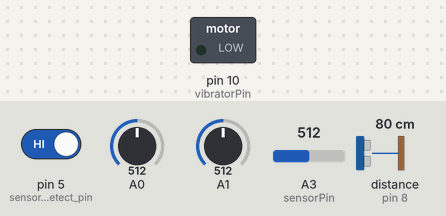
The sketch below on a simulated Arduino Uno, built with avr-gcc and run on an emulated ATmega328P. Shown: switched loads named in the sketch (green lamp = pin HIGH). The inputs (shaded band) are chosen by the test bench; at power-on: A0 = 512, A1 = 512, A3 (sensorPin) = 512, pin 5 (sensor_detect_pin) HIGH, distance to the obstacle (sensor on pin 8) 80 cm. The echo pulse lasts 58.3 µs per cm.

Above: at 1.2 s.
1.3 s: A0 set to 716
At 1.9 s:
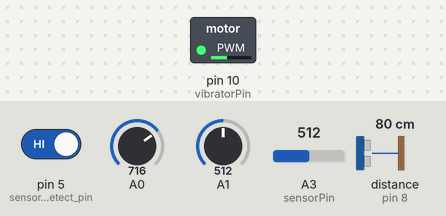
2.8 s: A1 set to 716
At 3.2 s:
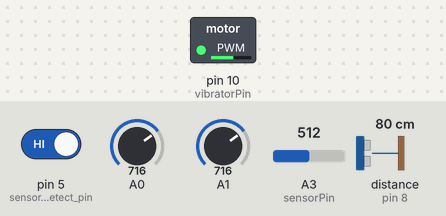
4.3 s: A3 (sensorPin) set to 306
At 5.5 s:
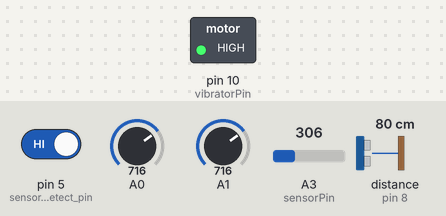
5.8 s: pin 5 (sensor_detect_pin) driven LOW
At 6.1 s:
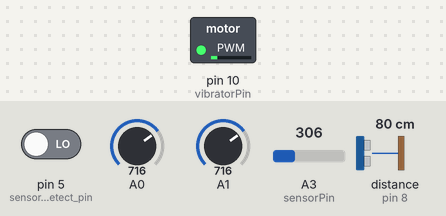
7.3 s: pin 5 (sensor_detect_pin) driven HIGH
At 8.3 s:
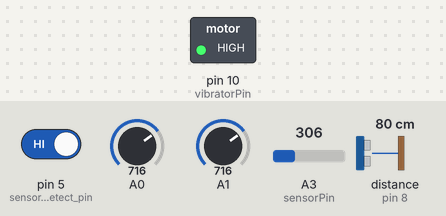
Timing chart, 0 to 9.8 s (numbered marks = the images above; inputs shaded):
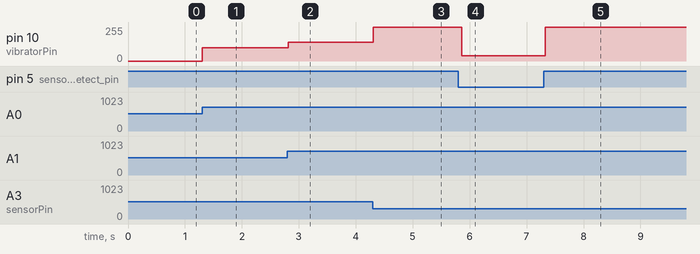

Measured:
- after the input at 1.3 s, pin 10 (vibratorPin): 0/255 → 101/255 at once
- after the input at 2.8 s, pin 10 (vibratorPin): 101/255 → 141/255 at once
- after the input at 4.3 s, pin 10 (vibratorPin): 141/255 → 255/255 at once
- after the input at 5.8 s, pin 10 (vibratorPin): 255/255 → 40/255 after 0.06 s
- after the input at 7.3 s, pin 10 (vibratorPin): 40/255 → 255/255 at once

The sketch:

universalSensor.ino
```cpp
#include <NewPing.h> // https://bitbucket.org/teckel12/arduino-new-ping/downloads/

#define sensorPin A3
#define vibratorPin 10

#define MAX_DISTANCE 200
#define triggerPin 7
#define echoPin 8

NewPing sonar(triggerPin, echoPin, MAX_DISTANCE); // NewPing setup of pins and maximum distance.

int adcNeutral=700; //define a center value (neutral) for when sensor isn't actuated
int threshold=10; //define a minimum divergence from neutral which will activate the output.
float adcGain=1; //set initial gain to something sensible

#define pwmMAX 255

void setup(void)
{
    Serial.begin(115200);

	pinMode(vibratorPin, OUTPUT);
    pinMode(5, INPUT_PULLUP); //sensor detect pin. This is pulled low when the ping sensor is attached.

}

int state = 0; //0=ADC mode, 1=PING mode.
long distance;
int diff;

void loop(void)
{
    //set machine state (works on the fly)
    if(digitalRead(5)) state=0;
    else state=1;

    //gain and offset settings (slide pots)
    adcNeutral=analogRead(A0); //directly transferable since all we have is voltage dividers :)
    adcGain=(float)analogRead(A1)/(float)512.0; //divided by 512 to give an effective gain range of 0.0-2.0


    if (state==0) //adc mode
    {
    int adcIn=analogRead(sensorPin);
    diff=abs(adcNeutral-adcIn);
    } //end of adc mode

    else if (state==1) //ping mode.
    {
    int neutralDistance=map(adcNeutral,0,1023,0,MAX_DISTANCE); //map the ADC range to between 0 and 200 cm.

    distance=sonar.ping_cm();

    if (distance >= MAX_DISTANCE     || distance <= 0){
        diff=0;
        Serial.println("Out of range");
        }
    else {

        diff=abs(neutralDistance-distance);
    }
    delay(50);
    } //end of ping mode


    delay(5);

    if(diff<threshold) digitalWrite(vibratorPin,LOW); //if divergence between neutral and sensor input is below threshold.
    else analogWrite(vibratorPin,map(diff*adcGain,0,512,0,pwmMAX)); //that 512 is just magic, don't try to do a thing... or you know.. whatever. try..

}
```
